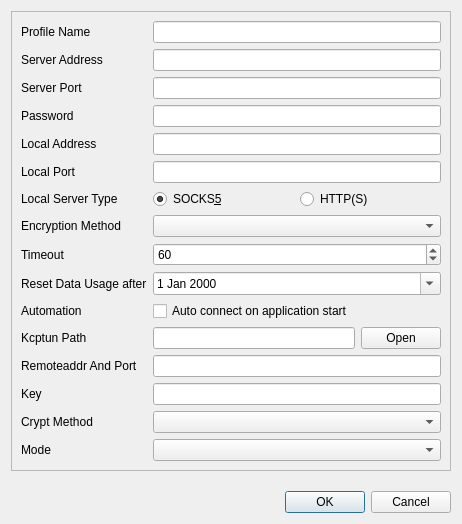
<?xml version="1.0" encoding="UTF-8"?>
<ui version="4.0">
 <class>EditDialog</class>
 <widget class="QDialog" name="EditDialog">
  <property name="geometry">
   <rect>
    <x>0</x>
    <y>0</y>
    <width>462</width>
    <height>524</height>
   </rect>
  </property>
  <property name="windowTitle">
   <string>Profile Editor</string>
  </property>
  <layout class="QVBoxLayout" name="verticalLayout">
   <item>
    <widget class="QFrame" name="editFrame">
     <property name="frameShape">
      <enum>QFrame::StyledPanel</enum>
     </property>
     <property name="frameShadow">
      <enum>QFrame::Raised</enum>
     </property>
     <layout class="QFormLayout" name="formLayout">
      <property name="labelAlignment">
       <set>Qt::AlignLeading|Qt::AlignLeft|Qt::AlignVCenter</set>
      </property>
      <item row="0" column="0">
       <widget class="QLabel" name="nameLabel">
        <property name="text">
         <string>Profile Name</string>
        </property>
       </widget>
      </item>
      <item row="0" column="1">
       <widget class="QLineEdit" name="nameEdit"/>
      </item>
      <item row="1" column="0">
       <widget class="QLabel" name="serverAddrLabel">
        <property name="text">
         <string>Server Address</string>
        </property>
       </widget>
      </item>
      <item row="1" column="1">
       <widget class="QLineEdit" name="serverAddrEdit"/>
      </item>
      <item row="2" column="0">
       <widget class="QLabel" name="serverPortLabel">
        <property name="text">
         <string>Server Port</string>
        </property>
       </widget>
      </item>
      <item row="2" column="1">
       <widget class="QLineEdit" name="serverPortEdit">
        <property name="inputMethodHints">
         <set>Qt::ImhDigitsOnly|Qt::ImhPreferNumbers</set>
        </property>
       </widget>
      </item>
      <item row="3" column="0">
       <widget class="QLabel" name="pwdLabel">
        <property name="text">
         <string>Password</string>
        </property>
       </widget>
      </item>
      <item row="3" column="1">
       <widget class="QLineEdit" name="pwdEdit">
        <property name="inputMethodHints">
         <set>Qt::ImhNoAutoUppercase|Qt::ImhNoPredictiveText|Qt::ImhSensitiveData</set>
        </property>
        <property name="echoMode">
         <enum>QLineEdit::PasswordEchoOnEdit</enum>
        </property>
       </widget>
      </item>
      <item row="4" column="0">
       <widget class="QLabel" name="localAddrLabel">
        <property name="text">
         <string>Local Address</string>
        </property>
       </widget>
      </item>
      <item row="4" column="1">
       <widget class="QLineEdit" name="localAddrEdit"/>
      </item>
      <item row="5" column="0">
       <widget class="QLabel" name="localPortLabel">
        <property name="text">
         <string>Local Port</string>
        </property>
       </widget>
      </item>
      <item row="5" column="1">
       <widget class="QLineEdit" name="localPortEdit">
        <property name="inputMethodHints">
         <set>Qt::ImhDigitsOnly|Qt::ImhPreferNumbers</set>
        </property>
       </widget>
      </item>
      <item row="6" column="0">
       <widget class="QLabel" name="localServerTypeLabel">
        <property name="text">
         <string>Local Server Type</string>
        </property>
       </widget>
      </item>
      <item row="6" column="1">
       <layout class="QHBoxLayout" name="localTypeHorizontalLayout" stretch="1,1">
        <item>
         <widget class="QRadioButton" name="socks5RadioButton">
          <property name="text">
           <string notr="true">SOCKS&amp;5</string>
          </property>
          <property name="checked">
           <bool>true</bool>
          </property>
          <attribute name="buttonGroup">
           <string notr="true">buttonGroup</string>
          </attribute>
         </widget>
        </item>
        <item>
         <widget class="QRadioButton" name="httpRadioButton">
          <property name="text">
           <string notr="true">HTTP(S)</string>
          </property>
          <attribute name="buttonGroup">
           <string notr="true">buttonGroup</string>
          </attribute>
         </widget>
        </item>
       </layout>
      </item>
      <item row="7" column="0">
       <widget class="QLabel" name="encryptLabel">
        <property name="text">
         <string>Encryption Method</string>
        </property>
       </widget>
      </item>
      <item row="7" column="1">
       <widget class="QComboBox" name="encryptComboBox">
        <property name="sizePolicy">
         <sizepolicy hsizetype="Expanding" vsizetype="Fixed">
          <horstretch>0</horstretch>
          <verstretch>0</verstretch>
         </sizepolicy>
        </property>
       </widget>
      </item>
      <item row="8" column="0">
       <widget class="QLabel" name="timeoutLabel">
        <property name="text">
         <string>Timeout</string>
        </property>
       </widget>
      </item>
      <item row="8" column="1">
       <widget class="QSpinBox" name="timeoutSpinBox">
        <property name="sizePolicy">
         <sizepolicy hsizetype="Expanding" vsizetype="Fixed">
          <horstretch>0</horstretch>
          <verstretch>0</verstretch>
         </sizepolicy>
        </property>
        <property name="minimum">
         <number>10</number>
        </property>
        <property name="maximum">
         <number>3600</number>
        </property>
        <property name="singleStep">
         <number>10</number>
        </property>
        <property name="value">
         <number>60</number>
        </property>
       </widget>
      </item>
      <item row="9" column="0">
       <widget class="QLabel" name="resetDateLabel">
        <property name="text">
         <string>Reset Data Usage after</string>
        </property>
       </widget>
      </item>
      <item row="9" column="1">
       <widget class="QDateEdit" name="resetDateEdit">
        <property name="sizePolicy">
         <sizepolicy hsizetype="Expanding" vsizetype="Fixed">
          <horstretch>0</horstretch>
          <verstretch>0</verstretch>
         </sizepolicy>
        </property>
        <property name="calendarPopup">
         <bool>true</bool>
        </property>
       </widget>
      </item>
      <item row="10" column="0">
       <widget class="QLabel" name="autoStartLabel">
        <property name="text">
         <string>Automation</string>
        </property>
       </widget>
      </item>
      <item row="10" column="1">
       <widget class="QCheckBox" name="autoStartCheckBox">
        <property name="sizePolicy">
         <sizepolicy hsizetype="Expanding" vsizetype="Fixed">
          <horstretch>0</horstretch>
          <verstretch>0</verstretch>
         </sizepolicy>
        </property>
        <property name="text">
         <string>Auto connect on application start</string>
        </property>
       </widget>
      </item>
      <item row="11" column="0">
       <widget class="QLabel" name="kcptunPathLabel">
        <property name="text">
         <string>Kcptun Path</string>
        </property>
       </widget>
      </item>
      <item row="12" column="0">
       <widget class="QLabel" name="remoteaddrLabel">
        <property name="text">
         <string>Remoteaddr And Port</string>
        </property>
       </widget>
      </item>
      <item row="12" column="1">
       <widget class="QLineEdit" name="remoteaddrLineEdit"/>
      </item>
      <item row="11" column="1">
       <layout class="QHBoxLayout" name="horizontalLayout">
        <item>
         <widget class="QLineEdit" name="kcpclientLineEdit">
          <property name="readOnly">
           <bool>true</bool>
          </property>
         </widget>
        </item>
        <item>
         <widget class="QPushButton" name="openKcptunClient">
          <property name="text">
           <string>Open</string>
          </property>
         </widget>
        </item>
       </layout>
      </item>
      <item row="14" column="0">
       <widget class="QLabel" name="cryptLabel">
        <property name="text">
         <string>Crypt Method</string>
        </property>
       </widget>
      </item>
      <item row="15" column="0">
       <widget class="QLabel" name="modeLabel">
        <property name="text">
         <string>Mode</string>
        </property>
       </widget>
      </item>
      <item row="14" column="1">
       <widget class="QComboBox" name="cryptComboBox"/>
      </item>
      <item row="15" column="1">
       <widget class="QComboBox" name="modeComboBox"/>
      </item>
      <item row="13" column="0">
       <widget class="QLabel" name="keyLabel">
        <property name="text">
         <string>Key</string>
        </property>
       </widget>
      </item>
      <item row="13" column="1">
       <widget class="QLineEdit" name="keyLineEdit"/>
      </item>
     </layout>
    </widget>
   </item>
   <item>
    <spacer name="verticalSpacer">
     <property name="orientation">
      <enum>Qt::Vertical</enum>
     </property>
     <property name="sizeHint" stdset="0">
      <size>
       <width>20</width>
       <height>0</height>
      </size>
     </property>
    </spacer>
   </item>
   <item>
    <widget class="QDialogButtonBox" name="buttonBox">
     <property name="orientation">
      <enum>Qt::Horizontal</enum>
     </property>
     <property name="standardButtons">
      <set>QDialogButtonBox::Cancel|QDialogButtonBox::Ok</set>
     </property>
    </widget>
   </item>
  </layout>
 </widget>
 <tabstops>
  <tabstop>nameEdit</tabstop>
  <tabstop>serverAddrEdit</tabstop>
  <tabstop>serverPortEdit</tabstop>
  <tabstop>pwdEdit</tabstop>
  <tabstop>localAddrEdit</tabstop>
  <tabstop>localPortEdit</tabstop>
  <tabstop>socks5RadioButton</tabstop>
  <tabstop>httpRadioButton</tabstop>
  <tabstop>encryptComboBox</tabstop>
  <tabstop>timeoutSpinBox</tabstop>
  <tabstop>resetDateEdit</tabstop>
  <tabstop>autoStartCheckBox</tabstop>
 </tabstops>
 <resources/>
 <connections>
  <connection>
   <sender>buttonBox</sender>
   <signal>rejected()</signal>
   <receiver>EditDialog</receiver>
   <slot>reject()</slot>
   <hints>
    <hint type="sourcelabel">
     <x>316</x>
     <y>260</y>
    </hint>
    <hint type="destinationlabel">
     <x>286</x>
     <y>274</y>
    </hint>
   </hints>
  </connection>
 </connections>
 <buttongroups>
  <buttongroup name="buttonGroup"/>
 </buttongroups>
</ui>
